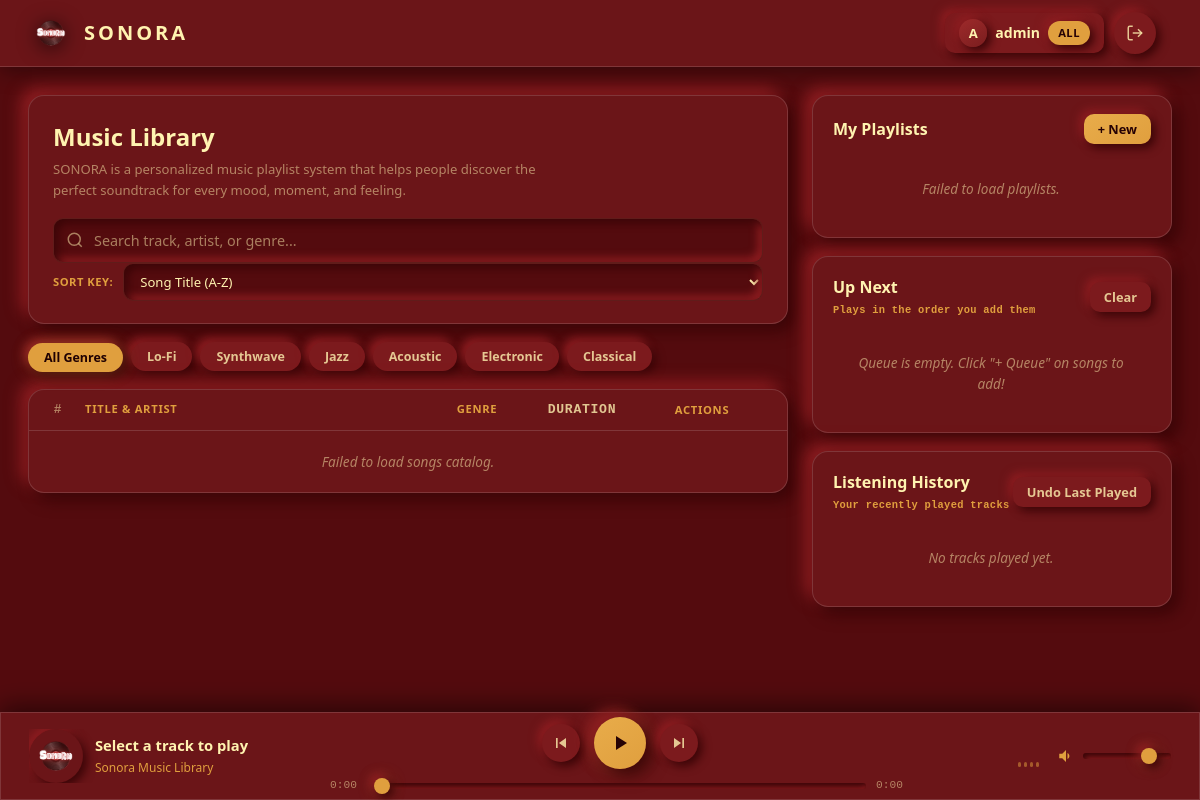
The app's page /dashboard (signed in) with its own data.
### tables this page shows
CREATE TABLE users (
            id INTEGER PRIMARY KEY AUTOINCREMENT,
            username TEXT UNIQUE NOT NULL,
            email TEXT UNIQUE NOT NULL,
            password_hash TEXT NOT NULL,
            role TEXT NOT NULL DEFAULT 'user',
            bio TEXT DEFAULT '',
            favorite_genre TEXT DEFAULT 'Lo-Fi',
            created_at TIMESTAMP DEFAULT CURRENT_TIMESTAMP
        );

### app.py (the view)
@app.route('/dashboard')
@login_required
def user_dashboard_page():
    user = database.get_user_by_id(session['user_id'])
    return render_template('user_dashboard.html', user=user)

### app.py (called while the page is built)
def login_required(f):
    @wraps(f)
    def decorated_function(*args, **kwargs):
        if 'user_id' not in session:
            return redirect(url_for('auth_page'))
        return f(*args, **kwargs)
    return decorated_function

### database.py (called while the page is built)
def get_db_connection() -> sqlite3.Connection:
    conn = sqlite3.connect(DB_PATH)
    conn.row_factory = sqlite3.Row
    conn.execute("PRAGMA foreign_keys = ON")
    return conn

def get_user_by_id(user_id: int) -> Optional[Dict[str, Any]]:
    conn = get_db_connection()
    user = conn.execute("SELECT id, username, email, role, bio, favorite_genre, created_at FROM users WHERE id = ?", (user_id,)).fetchone()
    conn.close()
    return dict(user) if user else None

### templates/user_dashboard.html (shortened to what this page needs)
<!DOCTYPE html>
<html lang="en">
<head>
  <link rel="stylesheet" href="{{ url_for('static', filename='css/neumorphism.css') }}">
  <link rel="stylesheet" href="{{ url_for('static', filename='css/user_dashboard.css') }}">
</head>
<body>
  <header class="app-navbar">
    <div class="nav-container">
      <div class="nav-brand" id="navLogoBtn" tabindex="0">
        <img src="{{ url_for('static', filename='images/sonora.png') }}" alt="Sonora Logo" class="nav-logo-img">
        <div class="brand-text">
          <span class="brand-name">SONORA</span>
        </div>
      </div>
      <div class="nav-user-actions">
        <a href="/settings" class="user-pill neu-btn" title="Edit Profile &amp; Settings">
          <span class="user-avatar-circle">{{ user.username[0]|upper }}</span>
          <span class="user-name">{{ user.username }}</span>
          <span class="neu-badge neu-badge-amber">{{ user.favorite_genre }}</span>
        </a>
        <a href="/logout" class="neu-btn neu-btn-icon" title="Sign Out">
          <svg viewBox="0 0 24 24" width="18" height="18" stroke="currentColor" fill="none" stroke-width="2">
            <path d="M9 21H5a2 2 0 0 1-2-2V5a2 2 0 0 1 2-2h4"/>
            <polyline points="16 17 21 12 16 7"/>
            <line x1="21" y1="12" x2="9" y2="12"/>
          </svg>
        </a>
      </div>
    </div>
  </header>
  <main class="main-dashboard container">
    <section class="catalog-section" id="catalogSection">
      <div class="dsa-control-panel neu-card">
        <div class="dsa-panel-header">
          <div class="header-left">
            <h2>Music Library</h2>
            <p class="subtitle">SONORA is a personalized music playlist system that helps people discover the<br>perfect soundtrack for every mood, moment, and feeling.</p>
          </div>
        </div>
        <div class="dsa-filters-grid">
          <div class="search-box">
            <div class="input-with-icon">
              <input type="text" id="searchInput" class="neu-input" placeholder="Search track, artist, or genre...">
            </div>
          </div>
          <div class="sort-box">
            <div class="filter-row">
              <label class="filter-label">Sort Key:</label>
              <select id="sortKeySelect" class="neu-select select-compact">
                <option value="title">Song Title (A-Z)</option>
              </select>
            </div>
          </div>
        </div>
      </div>
      <div class="genre-bar" id="genreBar">
        <button class="genre-pill neu-btn active" data-genre="all">All Genres</button>
        <button class="genre-pill neu-btn" data-genre="Lo-Fi">Lo-Fi</button>
        <button class="genre-pill neu-btn" data-genre="Synthwave">Synthwave</button>
        <button class="genre-pill neu-btn" data-genre="Jazz">Jazz</button>
        <button class="genre-pill neu-btn" data-genre="Acoustic">Acoustic</button>
        <button class="genre-pill neu-btn" data-genre="Electronic">Electronic</button>
        <button class="genre-pill neu-btn" data-genre="Classical">Classical</button>
      </div>
      <div class="songs-table-container neu-card">
        <div class="table-header-row">
          <span class="col-index">#</span>
          <span class="col-title">Title &amp; Artist</span>
          <span class="col-genre">Genre</span>
          <span class="col-duration">Duration</span>
          <span class="col-actions">Actions</span>
        </div>
        <div class="songs-list" id="songsListContainer">
        </div>
      </div>
    </section>
    <aside class="sidebar-section">
      <div class="sidebar-card neu-card">
        <div class="card-header-flex">
          <h3>My Playlists</h3>
          <button class="neu-btn neu-btn-amber btn-sm" id="btnOpenCreatePlaylistModal">+ New</button>
        </div>
        <div class="playlists-list" id="playlistsContainer">
        </div>
      </div>
      <div class="sidebar-card neu-card">
          <div class="card-header-flex">
            <div>
              <h3>Up Next</h3>
              <span class="card-sub-badge">Plays in the order you add them</span>
            </div>
            <button class="neu-btn btn-sm" id="btnClearQueue" title="Clear all queued songs">Clear</button>
          </div>
        <div class="queue-list" id="queueContainer">
          <div class="empty-note">Queue is empty. Click "+ Queue" on songs to add!</div>
        </div>
      </div>
      <div class="sidebar-card neu-card">
          <div class="card-header-flex">
            <div>
              <h3>Listening History</h3>
              <span class="card-sub-badge">Your recently played tracks</span>
            </div>
            <button class="neu-btn btn-sm" id="btnUndoStack" title="Undo / Remove last played track">Undo Last Played</button>
          </div>
        <div class="history-list" id="historyContainer">
          <div class="empty-note">No tracks played yet.</div>
        </div>
      </div>
    </aside>
  </main>
  <footer class="player-bar neu-card">
    <div class="player-container">
      <div class="player-song-info">
        <div class="player-cover-disc" id="playerCoverDisc">
          <img src="{{ url_for('static', filename='images/sonora.png') }}" alt="Sonora Disc" class="player-disc-img">
        </div>
        <div class="song-meta">
          <div class="song-meta-title" id="playerTitle">Select a track to play</div>
          <div class="song-meta-artist" id="playerArtist">Sonora Music Library</div>
        </div>
      </div>
      <div class="player-center">
        <div class="player-buttons">
          <button class="player-ctrl-btn neu-btn neu-btn-icon" id="btnPlayerPrev" title="Previous Song">
            <svg viewBox="0 0 24 24" width="20" height="20" fill="currentColor">
              <path d="M6 6h2v12H6zm3.5 6l8.5 6V6z"/>
            </svg>
          </button>
          <button class="player-play-btn neu-btn neu-btn-amber neu-btn-icon" id="btnPlayerPlay" title="Play / Pause">
            <svg id="playIconSvg" viewBox="0 0 24 24" width="24" height="24" fill="currentColor">
              <path d="M8 5v14l11-7z"/>
            </svg>
          </button>
          <button class="player-ctrl-btn neu-btn neu-btn-icon" id="btnPlayerNext" title="Next Song">
            <svg viewBox="0 0 24 24" width="20" height="20" fill="currentColor">
              <path d="M6 18l8.5-6L6 6v12zM16 6v12h2V6h-2z"/>
            </svg>
          </button>
        </div>
        <div class="player-scrubber-row">
          <span class="time-label" id="playerCurrentTime">0:00</span>
          <input type="range" class="neu-slider" id="playerProgress" min="0" max="100" value="0">
          <span class="time-label" id="playerTotalTime">0:00</span>
        </div>
      </div>
      <div class="player-right">
        <div class="sound-wave" id="soundWave">
          <span class="wave-bar"></span>
          <span class="wave-bar"></span>
          <span class="wave-bar"></span>
          <span class="wave-bar"></span>
        </div>
        <div class="volume-box">
          <svg viewBox="0 0 24 24" width="18" height="18" fill="currentColor">
            <path d="M3 9v6h4l5 5V4L7 9H3zm13.5 3c0-1.77-1.02-3.29-2.5-4.03v8.05c1.48-.73 2.5-2.25 2.5-4.02z"/>
          </svg>
          <input type="range" class="neu-slider volume-slider" id="playerVolume" min="0" max="100" value="80">
        </div>
      </div>
    </div>
  </footer>
</body>
</html>

### static/css/neumorphism.css (style rules this page uses)
:root { --bg: #540B0E; --surface: #6b1518; --surface-2: #7c1a1d; --surface-3: #8e2022; --burgundy: #540B0E; --rust: #9E2A2B; --amber: #E09F3E; --cream: #FFF3B0; --cream-70: rgba(255,243,176,.80); --cream-40: rgba(255,243,176,.50); --cream-15: rgba(255,255,255,.14); --shadow-dark: #3a0507; --shadow-light: #921e22; --neu-sm: 4px 4px 10px var(--shadow-dark), -4px -4px 10px var(--shadow-light); --neu-md: 7px 7px 16px var(--shadow-dark), -7px -7px 16px var(--shadow-light); --neu-lg: 11px 11px 24px var(--shadow-dark),-11px -11px 24px var(--shadow-light); --neu-in: inset 4px 4px 9px var(--shadow-dark), inset -4px -4px 9px var(--shadow-light); --neu-in-sm: inset 2px 2px 5px var(--shadow-dark), inset -2px -2px 5px var(--shadow-light); --amber-glow: 0 0 18px rgba(224,159,62,.28); --r-xs: 6px; --r-sm: 10px; --r-md: 16px; --r-lg: 22px; --r-xl: 30px; --r-full: 9999px; --font: 'Segoe UI', system-ui, -apple-system, sans-serif; --mono: 'Consolas', 'Fira Code', monospace; --t: all .22s cubic-bezier(.4,0,.2,1); --t-spring: transform .3s cubic-bezier(.34,1.56,.64,1); }
*, *::before, *::after { box-sizing: border-box; margin: 0; padding: 0; }
html { scroll-behavior: smooth; }
body { font-family: var(--font); background: var(--bg); color: var(--cream); min-height: 100vh; line-height: 1.55; -webkit-font-smoothing: antialiased; }
a { color: inherit; text-decoration: none; }
button { font-family: inherit; cursor: pointer; }
select option { background: var(--surface); color: var(--cream); }
.container { max-width: 1380px; margin: 0 auto; padding: 0 28px; }
.neu-card { background: var(--surface); border-radius: var(--r-md); box-shadow: var(--neu-md); border: 1px solid var(--cream-15); transition: var(--t); }
.neu-btn { display: inline-flex; align-items: center; justify-content: center; gap: 12px; background: var(--surface-2); color: var(--cream-70); border: none; border-radius: var(--r-sm); padding: 12px 24px; font-size: .9rem; font-weight: 600; box-shadow: var(--neu-sm); transition: var(--t); user-select: none; white-space: nowrap; }
.neu-btn:active, .neu-btn.active { box-shadow: var(--neu-in-sm); transform: translateY(1px); color: var(--amber); }
.neu-btn-amber { background: linear-gradient(145deg, #e8ac4a, var(--amber)); color: #260204; font-weight: 700; }
.neu-btn-icon { width: 42px; height: 42px; border-radius: var(--r-full); padding: 0; }
.btn-sm { padding: 6px 14px; font-size: .8rem; }
.neu-input, .neu-select, .neu-textarea { width: 100%; background: var(--bg); border: 1px solid rgba(255,243,176,.07); border-radius: var(--r-sm); padding: 12px 16px; color: var(--cream); font-family: inherit; font-size: .9rem; box-shadow: var(--neu-in); outline: none; transition: var(--t); resize: vertical; }
.neu-input::placeholder, .neu-textarea::placeholder { color: var(--cream-40); }
.neu-slider { -webkit-appearance: none; appearance: none; width: 100%; height: 6px; border-radius: var(--r-full); background: var(--bg); box-shadow: var(--neu-in-sm); outline: none; cursor: pointer; }
.neu-badge { display: inline-flex; align-items: center; padding: 3px 10px; border-radius: var(--r-full); font-size: .7rem; font-weight: 700; text-transform: uppercase; letter-spacing: .5px; white-space: nowrap; box-shadow: var(--neu-sm); }
.neu-badge-amber { background: var(--amber); color: #260204; }
.nav-container { max-width: 1380px; margin: 0 auto; padding: 0 28px; display: grid; grid-template-columns: auto 1fr auto; align-items: center; gap: 16px; }
.nav-brand { display: inline-flex; align-items: center; gap: 10px; cursor: pointer; outline: none; transition: var(--t-spring); }
.nav-logo-img { width: 46px; height: 46px; object-fit: contain; filter: drop-shadow(0 3px 10px rgba(0,0,0,.65)); transition: var(--t); flex-shrink: 0; }
.brand-text { display: inline-flex; flex-direction: column; line-height: 1.1; }
.brand-name { font-size: 1.25rem; font-weight: 900; letter-spacing: 3px; color: var(--cream); }
.loading-state, .empty-note { text-align: center; padding: 20px 12px; font-size: .85rem; color: var(--cream-40); font-style: italic; }

### records on screen
users: username "A", username "admin", favorite_genre "ALL"
